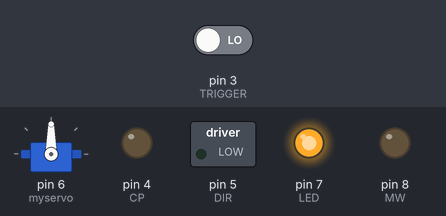
Bench run of a sketch on a simulated Arduino Uno, built with avr-gcc and run on an emulated ATmega328P. Shown: servo, switched loads named in the sketch (green lamp = pin HIGH), output pins drawn as LEDs (lit = HIGH). The inputs (shaded band) are chosen by the test bench; at power-on: pin 3 (TRIGGER) LOW.

Above: at 3.2 s.
3.3 s: pin 3 (TRIGGER) driven HIGH
At 5.6 s:
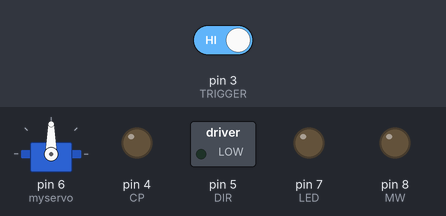
At 9.7 s:
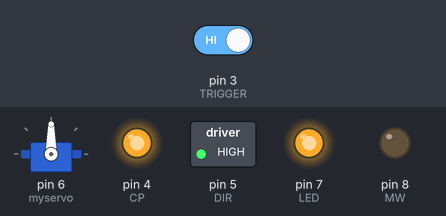
Timing chart, 0 to 24.8 s (numbered marks = the images above; inputs shaded):
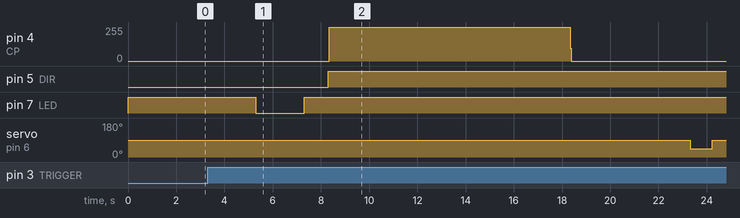

Measured:
- after the input at 3.3 s, pin 4 (CP): 0/255 → 255/255 after 5.1 s, → 0/255 10.0 s later; pin 5 (DIR): LOW → HIGH after 5.0 s; pin 7 (LED): HIGH → LOW after 2.0 s, → HIGH 2.0 s later; servo on pin 6 (myservo): 90° → 45° after 20.0 s, → 90° 0.90 s later

The sketch:

CORE_2019_testing_v2.ino
```cpp
////////////////////////////////////////////////////////////////////////////////////////
////////////////////////////////////////////////////////////////////////////////////////
//
//        ////////  ////////  ///////    /////////////
//       ///       //    //  ///   //   ///
//      ///       //    //  ///   //   ///
//     ///       //    //  ///////    ////////
//    ///       //    //  /// ///    ///
//   ///       //    //  ///  ///   ///                                            Mk.II
//  ////////  ////////  ///   ///  ////////////////////////////////////////////////////
//
//                        University of Central Florida
//              Colwell Research Group, Center for Microgravity Research
//                            All rights Reserved.
//      Code written by: Hunter Nagler
//                       Fall 2014
//
//      Revised by:      Seamus Anderson and Lex Yates
//                       8 Feb 2018
//
////////////////////////////////////////////////////////////////////////////////////////
////////////////////////////////////////////////////////////////////////////////////////
//
//  This code is for use with the CORE experiment at the University of Central
//  Florida. It is written for the Arduino UNO R3 microcontroller utilizing the ATMEL
//  ATMEGA328 chipset. Details for this board can be found at "www.arduino.cc".
//
////////////////////////////////////////////////////////////////////////////////////////
//  Main Code Begins Here
////////////////////////////////////////////////////////////////////////////////////////

#include <Servo.h>

#define    MW                  8    // Output for muscle wire
#define    LED                 7    // Output for LED's
//#define    SERVO               9    // Output for Servo motor ****HAS TO BE ON 9 or 10?***
 //actually "attached" below
#define    DIR                 5    // Output for stepper direction
#define    CP                  4    // Output for stepper signal
#define    TRIGGER             3   // Trigger experiment
#define    VCTRL               2    // Output for 5V regulator control

int i = 0;
int x = 0;
Servo myservo;

void setup(){

//     pinMode(VCTRL,  OUTPUT);  digitalWrite(VCTRL,  LOW);  // 5V regulator ON/OFF control pin (for opening tray door)
     pinMode(LED,   OUTPUT);  digitalWrite(LED,   HIGH);   // Light (LED) control pin
     pinMode(MW,    OUTPUT);  digitalWrite(MW,    LOW);    // Muscle Wire control pin,        (for lowering the cylinder)
     pinMode(CP,    OUTPUT);  digitalWrite(CP,    LOW);    // Microstepper Pulse pin          (for opening tray door)
     pinMode(DIR,   OUTPUT);  digitalWrite(DIR,   LOW);    // Microstepper Direction pin      (for opening tray door)
  //   pinMode(SVPWR, OUTPUT);  digitalWrite(SVPWR, HIGH);    // Servo power                     (for turning the scooper)

     pinMode(TRIGGER, INPUT);       // Trigger signal from Blue Origin IPC

     myservo.attach(6);            // attaches the servo on pin 6 to the servo object
     myservo.write(90);             // Writes the rotation speed, 0 is max clock, 90 is stopped, 180 is max counter-clock

//***** ADJUST THIS DELAY AS NEEDED FOR FLIGHT *****//
     delay(2000);

}

////////////////////////////////////////////////////////////////////////////////////////
//       Main Loop Begins Here
////////////////////////////////////////////////////////////////////////////////////////
//

//** first testing SERVO and lights
void loop()
{

  if(digitalRead(TRIGGER) == HIGH)
  {
    delay(1000);

  if(digitalRead(TRIGGER) == HIGH)
  {
    delay(1000);

//flash lights to signal experiment start
    digitalWrite(LED,LOW);               // Flash the LED's to signal the end of the experiment
    delay(2000);
    digitalWrite(LED,HIGH);              // LEDs will turn off when power is shut off


          // Prepare stepper to open tray door //
          //-----------------------------------//

//     digitalWrite(VCTRL, HIGH);      // I THINK WE'RE MISSING SOMETHING TO POWER ON AND OFF THE DRIVER
//     delay(10000);
     digitalWrite(DIR,  LOW);
     delay(1000);
//
//
//          //  Open the tray door //
//          //---------------------//
//
     digitalWrite(DIR, HIGH);

// *TODO** EDIT the i number for full opening
     for(i=0; i<2000; i++){
          digitalWrite(CP, HIGH);
          delay(5);
          digitalWrite(CP, LOW);     }

//     digitalWrite(DOOR, LOW);             //Turn off the microstep driver

//          //  Activate the projectile launcher //
//          //-----------------------------------//
//
     delay(5000);

//     digitalWrite(MW, HIGH);              // Turns on the muscle wire circuit. This is a
//     delay(2000);                         // high current circuit, limited to just under
//     digitalWrite(MW, LOW);               // a 500mA draw. It is active for 2.0 seconds
//     delay(3000);

//
          //  Activate the servo motor //
          //---------------------------//

     myservo.write(45);       // halfway one direction
     delay(900);              // SET THIS TIME BASED ON HOW MUCH THIS NEEDS TO TURN (900?)

     myservo.write(90);
     delay(1000);

     myservo.detach();

//          //  Turn off the system components //
          //---------------------------------//


//     digitalWrite(VCTRL,LOW);              // Turn off the microstep driver.
     digitalWrite(LED,LOW);               // Flash the LED's to signal the end of the experiment
     delay(2000);
     digitalWrite(LED,HIGH);              // LEDs will turn off when power is shut off

     delay(3600000);
//    delay(20000);
  }
  }
}
```
